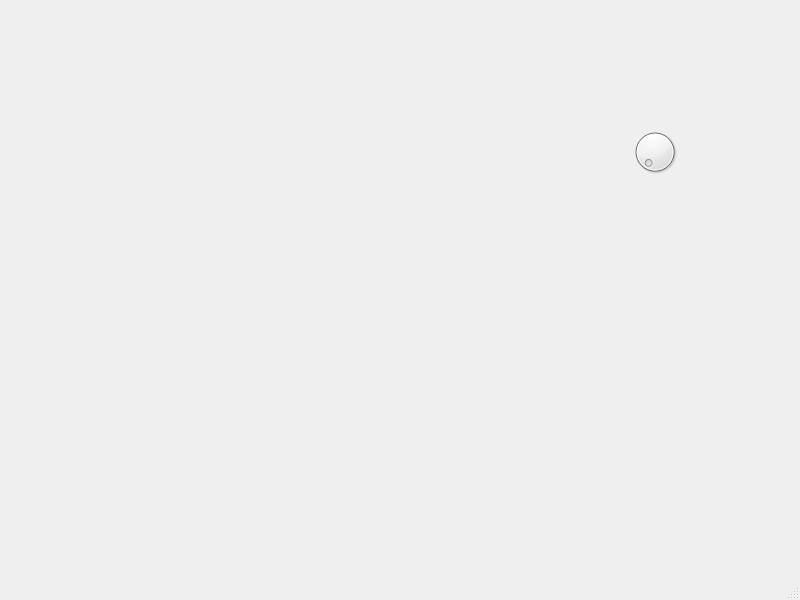
<?xml version="1.0" encoding="UTF-8"?>
<ui version="4.0">
 <class>MainWindow</class>
 <widget class="QMainWindow" name="MainWindow">
  <property name="geometry">
   <rect>
    <x>0</x>
    <y>0</y>
    <width>800</width>
    <height>600</height>
   </rect>
  </property>
  <property name="windowTitle">
   <string>MainWindow</string>
  </property>
  <widget class="QWidget" name="centralwidget">
   <widget class="QWidget" name="widget" native="true">
    <property name="geometry">
     <rect>
      <x>120</x>
      <y>130</y>
      <width>341</width>
      <height>301</height>
     </rect>
    </property>
   </widget>
   <widget class="QDial" name="dial">
    <property name="geometry">
     <rect>
      <x>630</x>
      <y>120</y>
      <width>50</width>
      <height>64</height>
     </rect>
    </property>
   </widget>
  </widget>
  <widget class="QMenuBar" name="menubar">
   <property name="geometry">
    <rect>
     <x>0</x>
     <y>0</y>
     <width>800</width>
     <height>22</height>
    </rect>
   </property>
  </widget>
  <widget class="QStatusBar" name="statusbar"/>
 </widget>
 <resources/>
 <connections/>
</ui>
